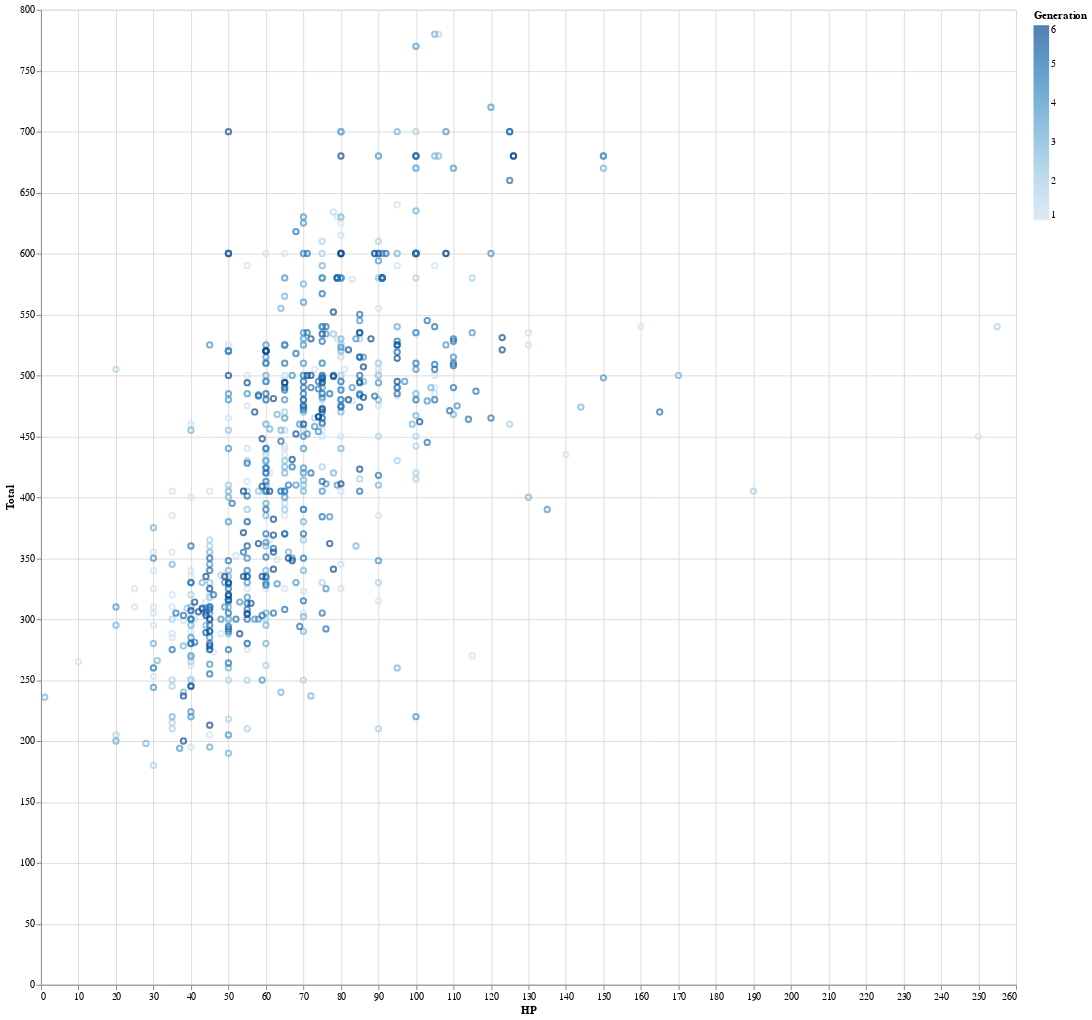

Write notebook code for a chart like this one.
### Code cell
alt.Chart(df, width=1000, height=1000).mark_point().encode(x='HP', 
                                                           y='Total', 
                                                           color='Generation')

### Figure 1 — Vega-Lite specification as saved in the notebook (floating-point values rounded to 4 significant figures; data arrays with more than 128 entries replaced by an {"elided": "..."} marker saying what was removed)
{"$schema": "https://vega.github.io/schema/vega-lite/v2.6.0.json", "config": {"view": {"height": 300, "width": 400}}, "data": {"name": "data-af2346af3335db8e57bd1f5fd80ca9ef"}, "datasets": {"data-af2346af3335db8e57bd1f5fd80ca9ef": {"elided": "800 records"}}, "encoding": {"color": {"field": "Generation", "type": "quantitative"}, "x": {"field": "HP", "type": "quantitative"}, "y": {"field": "Total", "type": "quantitative"}}, "height": 1000, "mark": "point", "width": 1000}
